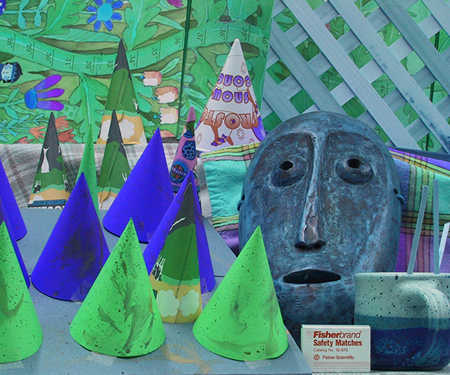
#> input picture 3DVision-ex2/data/left.png, 450 x 375 px
$ jupyter execute --allow-errors 03_Stereo_Vision.ipynb   (shell and % lines are left out)
#> lines starting #> are read from the running program, lines starting #| are printed output that depends on the picture
# 🧠 Stereo Vision: Patch Matching and Cost Functions (16 Points)

Stereo vision aims to extract depth information from two slightly different views of the same scene—like the ones captured by our eyes. Given a **rectified stereo image pair**, the goal is to compute a **disparity map**, where each pixel tells how much its corresponding point in the other image is shifted.

In this part, you will:

1) Load a stereo image pair (already rectified).

2) Implement common cost functions for matching patches between the left and right images.

3) Visualize the cost values for a single horizontal scanline.

4) Apply patch matching over the full image to compute a simple disparity map.

5) compute the depth and plot a pointcloud using the depth, x, y and color.

## 🖼️ 1. Load Rectified Stereo Images

**Task**: Load 'left.png' adn 'right.png' from the data folder. These are rectified stereo images, and you will use them for the next steps of the exercise.

[cell 1]
import cv2
import numpy as np
import matplotlib.pyplot as plt
# Load stereo pair
left_img = cv2.imread('../data/left.png', cv2.IMREAD_COLOR_RGB)
#> left_img is the input picture: shape (375, 450, 3); mean B, G, R 132.6, 130.2, 82.3
right_img = cv2.imread('../data/right.png', cv2.IMREAD_COLOR_RGB)
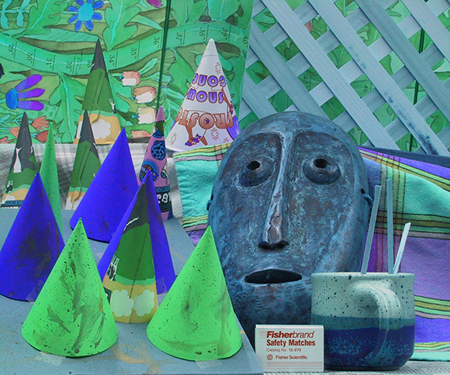
#> input picture 3DVision-ex2/data/right.png, 450 x 375 px
#> right_img is the input picture: shape (375, 450, 3); mean B, G, R 137.4, 133.3, 83.6

assert left_img is not None and right_img is not None, "Images not loaded properly!"

# Show images
plt.figure(figsize=(12, 4))
plt.subplot(1, 2, 1)
plt.title('Left Image')
plt.imshow(left_img, cmap='gray')
plt.subplot(1, 2, 2)
plt.title('Right Image')
plt.imshow(right_img, cmap='gray')
plt.show()
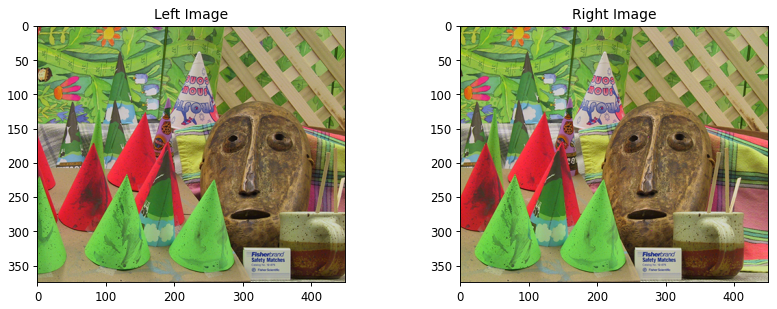
#> figure drawn by matplotlib, 2 panels; B, G, R data is drawn as R, G, B
